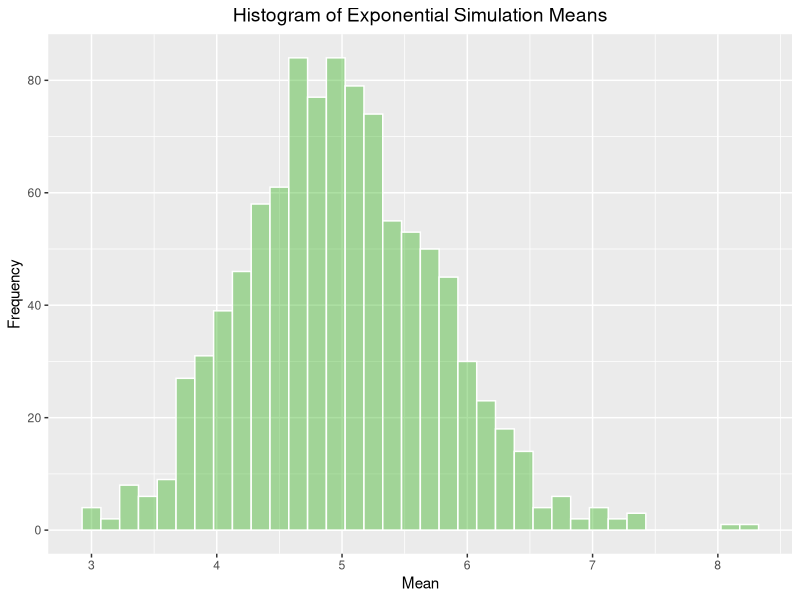

Write R code to recreate this figure.
## ---- chunk 1
knitr::opts_chunk$set(echo = TRUE, fig.path='figures/')
## ---- chunk 2
# load libraries
if (!require(ggplot2)) {
    install.packages("ggplot2", repos = "http://cran.us.r-project.org")
    library(ggplot2)
}

# set seed for reproducability
set.seed(006766)

# set sampling values:
lambda <- 0.2             # rate parameter
n <- 40                   # number of samples (exponentials) in each simulation
numSimulations <- 1000    # number of simulations

# simulate the population
simMeans <- data.frame(expMeans = sapply(1 : numSimulations, function(x) {mean(rexp(n, lambda))}))

# plot the distribution
expSimulationMeansChart <- ggplot(simMeans, aes(x = expMeans)) +
                                  geom_histogram(binwidth = 0.15, color = "white", fill = rgb(0.2,0.7,0.1,0.4))  +
                                  xlab("Mean") +
                                  ylab("Frequency") +
                                  theme(plot.title = element_text(size = 14, hjust = 0.5)) +
                                  ggtitle("Histogram of Exponential Simulation Means")
print(expSimulationMeansChart)
